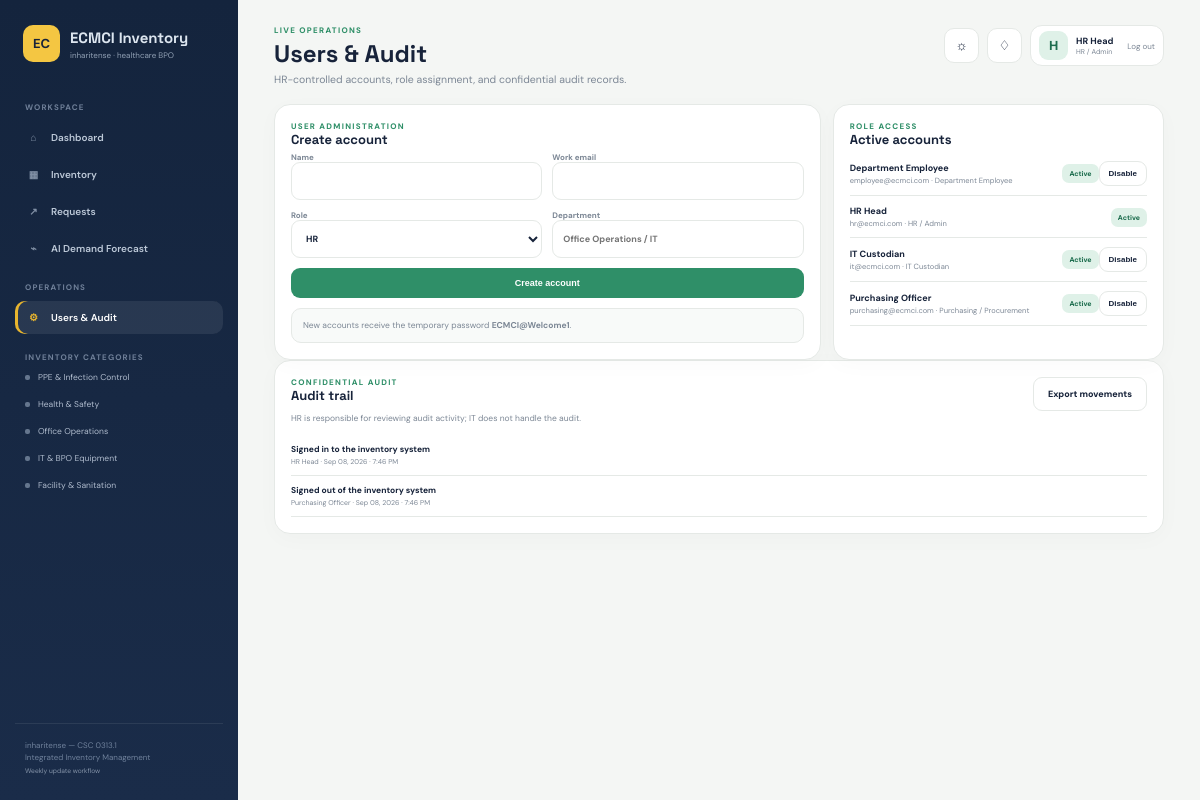
The app's page /users (signed in) with its own data.
### tables this page shows
CREATE TABLE users(id INTEGER PRIMARY KEY AUTOINCREMENT,name TEXT NOT NULL,email TEXT UNIQUE NOT NULL,password_hash TEXT NOT NULL,role TEXT NOT NULL,department TEXT,active INTEGER NOT NULL DEFAULT 1,created_at TEXT NOT NULL,last_login TEXT);

CREATE TABLE audit_logs(id INTEGER PRIMARY KEY AUTOINCREMENT,user_id INTEGER,action TEXT NOT NULL,item_no TEXT,created_at TEXT NOT NULL,FOREIGN KEY(user_id) REFERENCES users(id));

### app.py (the view)
@app.route('/users')
@login_required
@roles('HR')
def users_page():
    c=db();users=c.execute('SELECT * FROM users ORDER BY name').fetchall();audits=c.execute('SELECT a.*,u.name user_name,u.role FROM audit_logs a LEFT JOIN users u ON u.id=a.user_id ORDER BY a.created_at DESC LIMIT 100').fetchall();c.close();return render_template('users.html',users=users,audits=audits)

### app.py (called while the page is built)
def db(): return DBConn()

def dt_display(v):
    try:return datetime.fromisoformat(v).strftime('%b %d, %Y · %I:%M %p').replace('· 0','· ')
    except:return str(v or '')

def csrf_token():
    if not session.get('_csrf'): session['_csrf']=secrets.token_urlsafe(32)
    return session['_csrf']

@app.before_request
def protect_request():
    if request.method in ('POST','PUT','PATCH','DELETE'):
        if request.endpoint == 'login': return
        supplied=request.headers.get('X-CSRFToken') or request.form.get('_csrf')
        if not supplied or not secrets.compare_digest(supplied, session.get('_csrf','')):
            abort(400, description='Invalid or missing CSRF token.')
    if request.path.startswith('/api/') and request.method=='GET': return

@app.after_request
def security_headers(resp):
    resp.headers['X-Content-Type-Options']='nosniff';resp.headers['X-Frame-Options']='DENY';resp.headers['Referrer-Policy']='strict-origin-when-cross-origin';resp.headers['Permissions-Policy']='camera=(self), microphone=()';resp.headers['Content-Security-Policy']="default-src 'self'; script-src 'self' 'unsafe-inline' https://cdn.jsdelivr.net; style-src 'self' https://fonts.googleapis.com 'unsafe-inline'; font-src https://fonts.gstatic.com; img-src 'self' data:; connect-src 'self'; frame-ancestors 'none'"
    if IS_PRODUCTION: resp.headers['Strict-Transport-Security']='max-age=31536000; includeSubDomains'
    return resp

def current_user():
    uid=session.get('user_id');
    if not uid:return None
    c=db();u=c.execute('SELECT * FROM users WHERE id=? AND active=1',(uid,)).fetchone();c.close();return u

def login_required(f):
    @wraps(f)
    def w(*a,**k):
        if not current_user():return redirect(url_for('login'))
        return f(*a,**k)
    return w

def roles(*allowed_roles):
    def deco(f):
        @wraps(f)
        def w(*a,**k):
            u=current_user()
            if not u:return redirect(url_for('login'))
            if u['role'] not in allowed_roles:abort(403)
            return f(*a,**k)
        return w
    return deco

@app.context_processor
def inject():u=current_user();return {'me':u,'role_labels':ROLE_LABELS,'categories':CATEGORIES}

    def _sql(self, sql): return sql.replace('?', '%s') if self.pg else sql

    def execute(self, sql, params=()): return self.c.execute(self._sql(sql), params)

    def close(self): self.c.close()

### templates/users.html
{% extends 'base.html' %}{% block heading %}Users & Audit{% endblock %}{% block subtitle %}HR-controlled accounts, role assignment, and confidential audit records.{% endblock %}{% block content %}<div class="grid two"><div class="panel"><div class="eyebrow">USER ADMINISTRATION</div><h3>Create account</h3><form class="form-grid" method="post" action="{{url_for('user_create')}}">{% if request.endpoint != "login" %}<input type="hidden" name="_csrf" value="{{csrf_token()}}">{% endif %}<label>Name<input name="name" required></label><label>Work email<input name="email" type="email" required></label><label>Role<select name="role"><option>HR</option><option>Purchasing</option><option>IT Custodian</option><option>Department User</option></select></label><label>Department<input name="department" placeholder="Office Operations / IT"></label><button class="primary wide span2">Create account</button></form><div class="note">New accounts receive the temporary password <b>ECMCI@Welcome1</b>.</div></div><div class="panel"><div class="eyebrow">ROLE ACCESS</div><h3>Active accounts</h3>{% for u in users %}<div class="user-row"><div><b>{{u.name}}</b><small>{{u.email}} · {{role_labels[u.role]}}</small></div><div><span class="status {{'ok' if u.active else 'low'}}">{{'Active' if u.active else 'Disabled'}}</span>{% if u.id != me.id %}<form style="display:inline" method="post" action="{{url_for('user_toggle',uid=u.id)}}">{% if request.endpoint != "login" %}<input type="hidden" name="_csrf" value="{{csrf_token()}}">{% endif %}<button class="secondary small">{{'Disable' if u.active else 'Enable'}}</button></form>{% endif %}</div></div>{% endfor %}</div></div><div class="panel"><div class="panel-head"><div><div class="eyebrow">CONFIDENTIAL AUDIT</div><h3>Audit trail</h3><small>HR is responsible for reviewing audit activity; IT does not handle the audit.</small></div><a class="secondary" href="{{url_for('report',kind='movements')}}">Export movements</a></div><div class="audit">{% for a in audits %}<div><b>{{a.action}}</b><small>{{a.user_name or 'System'}} · {{a.created_at|dt}}{% if a.item_no %} · {{a.item_no}}{% endif %}</small></div>{% else %}<div class="empty">No audit activity yet.</div>{% endfor %}</div></div>{% endblock %}

### templates/base.html (shortened to what this page needs)
<!doctype html><html lang="en"><head><link rel="stylesheet" href="{{url_for('static',filename='css/app.css')}}"></head><body>
<div class="app"><aside class="sidebar"><div class="brand"><b>EC</b><div><strong>ECMCI Inventory</strong><small>inharitense · healthcare BPO</small></div></div><nav><span>WORKSPACE</span><a class="{{'active' if request.endpoint=='dashboard'}}" href="{{url_for('dashboard')}}"><i>⌂</i> Dashboard</a><a class="{{'active' if request.endpoint=='inventory_page'}}" href="{{url_for('inventory_page')}}"><i>▦</i> Inventory</a><a class="{{'active' if request.endpoint=='requests_page'}}" href="{{url_for('requests_page')}}"><i>↗</i> Requests</a><a class="{{'active' if request.endpoint=='forecast_page'}}" href="{{url_for('forecast_page')}}"><i>⌁</i> AI Demand Forecast</a><span>OPERATIONS</span>{% if me and me.role=='Purchasing' %}<a class="{{'active' if request.endpoint=='vendors_page'}}" href="{{url_for('vendors_page')}}"><i>◇</i> Vendors & Purchasing</a>{% endif %}{% if me and me.role=='HR' %}<a class="{{'active' if request.endpoint=='users_page'}}" href="{{url_for('users_page')}}"><i>⚙</i> Users & Audit</a>{% endif %}</nav><div class="catnav"><span>INVENTORY CATEGORIES</span>{% for c in categories %}<div><i></i>{{c}}</div>{% endfor %}</div><div class="sidebar-foot">inharitense — CSC 0313.1<br>Integrated Inventory Management<br><small>Weekly update workflow</small></div></aside>
<main class="main"><header class="topbar"><div class="page-heading"><div class="eyebrow">LIVE OPERATIONS</div><h1>{% block heading %}{% endblock %}</h1><p>{% block subtitle %}{% endblock %}</p></div><div class="top-actions"><button class="icon-btn" id="themeBtn" title="Toggle theme">☼</button><button class="notif-btn" id="notifBtn" title="Notifications">♢</button><div class="profile"><span class="avatar">{{me.name[:1]}}</span><div><b>{{me.name}}</b><small>{{role_labels[me.role]}}</small></div><a href="{{url_for('logout')}}">Log out</a></div></div></header>{% block content %}{% endblock %}</main></div>
<script src="{{url_for('static',filename='js/app.js')}}"></script>{% block scripts %}{% endblock %}</body></html>

### records on screen
users: name "H", name "HR Head", role "HR / Admin", email "hr@ecmci.com", active "Active"
users: name "Department Employee", email "employee@ecmci.com", role "Department Employee", active "Active", active "Disable"
users: name "IT Custodian", email "it@ecmci.com", role "IT Custodian", active "Active", active "Disable"
users: name "Purchasing Officer", email "purchasing@ecmci.com", role "Purchasing / Procurement", active "Active", active "Disable"
audit_logs: action "Signed in to the inventory system", name "HR Head", created_at|dt "Sep 08, 2026 · 7:46 PM"
audit_logs: action "Signed out of the inventory system", name "Purchasing Officer", created_at|dt "Sep 08, 2026 · 7:46 PM"

### other values on screen
{{ c }} "PPE & Infection Control" "Health & Safety" "Office Operations" "IT & BPO Equipment" "Facility & Sanitation"
